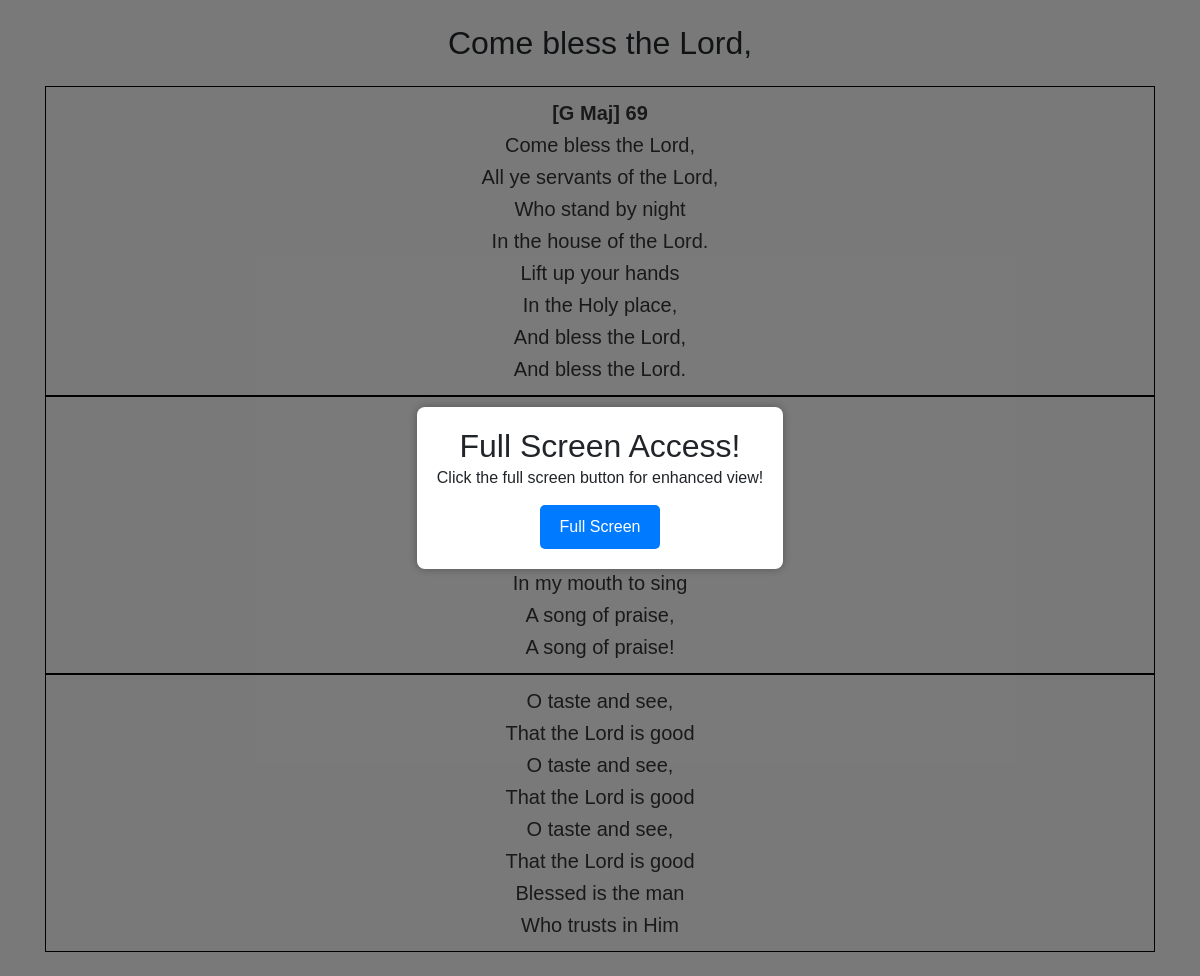
The page /song/256 on the database its author committed.
### tables this page shows
CREATE TABLE songs (
            id INTEGER PRIMARY KEY AUTOINCREMENT,
            title TEXT,
            alternate_title TEXT,
            lyrics TEXT,
            transliteration TEXT,
            chord TEXT,
            search_title TEXT,
            search_lyrics TEXT,
            youtube_link TEXT,
            create_date TEXT,
            modified_date TEXT,
            username TEXT,
            FOREIGN KEY (username) REFERENCES users(username)
        );

### server.py (the view)
@app.route('/song/<id>')
def song(id):
    try:
        conn = sqlite3.connect(DATABASE)
        cursor = conn.cursor()
        cursor.execute(
            'SELECT lyrics, transliteration, chord, title, youtube_link FROM songs WHERE id = ?', (int(id),))
        row = cursor.fetchone()
        conn.close()
        lyrics = song_view(row[0], row[1], row[2])
    except:
        conn.close()
        return "Song Not Available!"
    return render_template("song_viewer.html", lyrics=lyrics, song_title=row[3], link=row[4])

### server.py (called while the page is built, shortened)
def song_view(lyrics, transliteration_lyrics, chord):
    if transliteration_lyrics == "" or transliteration_lyrics == None or transliteration_lyrics == "None":
        paragraphs = re.split(r'\r?\n|\r', lyrics)
        para_count = 1
        if chord == None or chord == "None":
            chord = ''
        else:
            chord = "<span id='chord' style='font-weight:bold;'>" + \
                chord + "</span><br>"
        formatted_song = f"<p id={para_count} style='border: 1px solid black;padding: 10px;'>{chord}"
        for paragraph in paragraphs:
            if paragraph == "":
                para_count += 1
                formatted_song += f"</p><p id={para_count} style='border: 1px solid black;padding: 10px;'>"
            else:
                formatted_song += f'{paragraph}<br>'
    return formatted_song

### templates/song_viewer.html (shortened to what this page needs)
<!DOCTYPE html>
<html lang="en">
<head>
    <link rel="stylesheet" href="https://cdn.jsdelivr.net/npm/bootstrap@4.5.3/dist/css/bootstrap.min.css">
</head>
<body>
    <div class="overlay" id="overlay">
        <div class="popup-card" id="popupCard">
            <h2>Full Screen Access!</h2>
            <p>Click the full screen button for enhanced view!</p>
            <button onclick="full()">Full Screen</button>
        </div>
    </div>
    <div class="container" id="container">
        <br>
        <center>
            <h2>{{song_title}}</h2>
        </center>
        <br>
        <div class="song-lyrics">
            <center>{{lyrics | safe}}</center>
        </div>
    </div>
    <br>
</body>
</html>

### templates/song_viewer.html (style rules this page uses)
.overlay { display: none; position: fixed; top: 0; left: 0; width: 100%; height: 100%; background-color: rgba(0, 0, 0, 0.5); justify-content: center; align-items: center; }
.popup-card { background-color: white; padding: 20px; border-radius: 8px; box-shadow: 0 0 10px rgba(0, 0, 0, 0.3); text-align: center; }
button { padding: 10px 20px; background-color: #007bff; color: white; border: none; border-radius: 5px; cursor: pointer; margin-top: 15px; }
body, h1, h2, p { margin: 0; padding: 0; }
body { font-family: Arial, sans-serif; background-color: #f4f4f4; }
.song-lyrics { color: #333; line-height: 1.6; font-size: 20px; }
.container { overflow-y: auto; }

### rows shown on the page
songs: title "Come bless the Lord,", title "[G Maj] 69 Come bless the Lord, All ye servants of the Lord, Who stand by night In the house of the Lord. Lift up your hands In the Holy place, And bless the Lord, And bless the Lord. In my mouth to sing A song of praise, A song of praise! O taste and see, That the Lord is good O taste and see, That the Lord is good O taste and see, That the Lord is good Blessed is the man Who trusts in Him"
